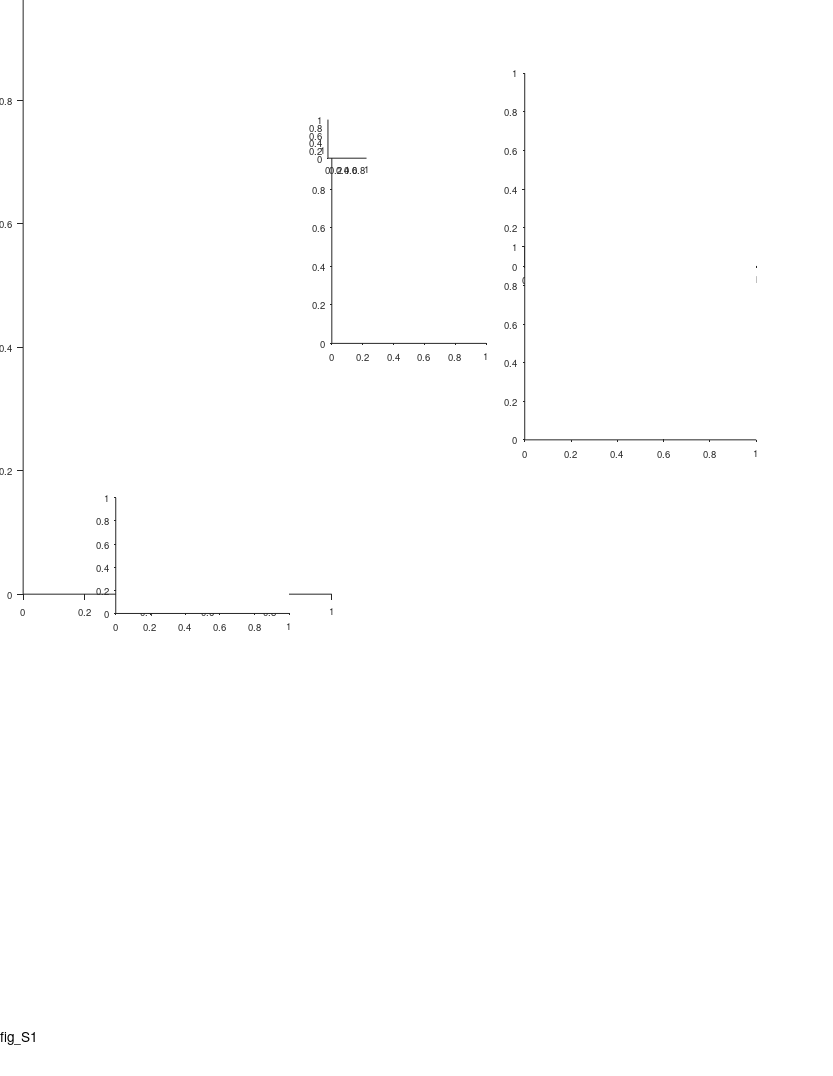

Source code (MATLAB): (Note: this script raises an error after producing the figure.)
%% Large Scale - fig. supp - functional anatomy

%%
clear 
clc

%% define output files
res_dir = 'L:\paper_figures';
mkdir(res_dir)
fig_name_str = 'fig_S1';
fig_caption_str = 'Functional anatomy';
log_name_str = [fig_name_str '_log_file' '.txt'];
log_name_str = strrep(log_name_str , ':', '-');
log_name_str = strrep(log_name_str , ' ', '_');
log_name_out = fullfile(res_dir, log_name_str);

%% open log file
diary off
diary(log_name_out)
diary on
disp('Log file');
disp(['created: ', datestr(clock)]);
disp('======================================================');
disp([fig_name_str ':' fig_caption_str]);
disp('======================================================');
disp('');

%% create figure
% =========================================================================
% figure_size_cm = [21.0 29.7]; % ~A4
figure_size_cm = [21.6 27.9]; % ~US letter
figure ;
% Some WYSIWYG options:
set(gcf,'DefaultAxesFontSize',7);
set(gcf,'DefaultAxesFontName','helvetica');
set(gcf,'DefaultAxesUnits','centimeters');
set(gcf,'PaperType','usletter')
% set(gcf,'PaperType','<custom>');
set(gcf,'PaperUnits','centimeters','PaperPosition',[0 0 figure_size_cm]);
set(gcf,'PaperOrientation','portrait');
set(gcf,'Units','centimeters','Position',get(gcf,'paperPosition')+[0 0 0 0]); % position on screen...
set(gcf, 'Renderer', 'painters');
set(groot, 'defaultAxesTickDir', 'out');
set(groot,  'defaultAxesTickDirMode', 'manual');
annotation('textbox', [0.5 1 0 0], 'String',fig_name_str, 'HorizontalAlignment','center','Interpreter','none', 'FitBoxToText','on');
pause(0.2); % workaround to solve matlab automatically changing the axes positions...

% create panels
panel_CDE_size = [4.5 3];
panel_A(1) = axes('position', [ 0.6 12.5 8 16]);
panel_B(1) = axes('position', [ 8.6 19 4 5]);
panel_B(2) = axes('position', [13.6 21 6 5]);
panel_B(3) = axes('position', [13.6 16.5 6 5]);
panel_C(1) = axes('position', [3 12   panel_CDE_size]);
% panel_C(2) = axes('position', [9 12   panel_CDE_size]);
% panel_D(1) = axes('position', [3  7.5 panel_CDE_size]);
% panel_D(2) = axes('position', [9  7.5 panel_CDE_size]);
% panel_E(1) = axes('position', [3  3   panel_CDE_size]);
% panel_E(2) = axes('position', [9  3   panel_CDE_size]);
panel_legend = axes('position', [8.5 23.8 1 1]);


%% bat ID-num map
bat_ID_num_map = containers.Map([34 79 148 2289 9861],...
                                 1:5);
                             
%% prepare 3D data for panel A
% load('L:\TTs_position\plot_3D_surf_CA1\atlas_coordinates_Tamir_Nov2019.mat')
load('L:\TTs_position\plot_3D_surf_CA1\atlas_coordinates_Tamir_Sep2020.mat')
load('L:\TTs_position\plot_3D_surf_CA1\CA1_3D_struct.mat')

X = CA1_3D_struct.x;
Y = CA1_3D_struct.y;
Z = CA1_3D_struct.z;

TT_x = [atlas_coordinates_Tamir(:).rel_AP_position]/1000; %mm
TT_y = [atlas_coordinates_Tamir(:).ML_position]/1000;
TT_z = -[atlas_coordinates_Tamir(:).DV_position]/1000;

TT_xyz = [TT_x' TT_y' TT_z'];
ALL_fitted_points = [X(:) Y(:) Z(:)];

TT_xyz_tensor = repmat(TT_xyz,1,1,length(ALL_fitted_points(:,1)));
TT_xyz_tensor = shiftdim(TT_xyz_tensor,1); %3xNxN_tt

fitted_tensor = repmat(ALL_fitted_points',1,1,length(TT_x)); %3xNxN_tt

%find closest point on fitted_tensor surface to each of the TTs positions:
norma_TT_to_curve_XY = shiftdim(sqrt(sum((fitted_tensor - TT_xyz_tensor).^2,1))); %NxN_tt
[~, ind] = min(norma_TT_to_curve_XY,[],1);
TT_z_new = ALL_fitted_points(ind,3)+0.050;%so the points will be above the surface

%% panel A - 3D plot of hippocampus CA1 region + TT tracks
axes(panel_A);
cla
hold on
text(0.15,0.955, 'A', 'Units','normalized','FontWeight','bold');

long_axis = linspace(100,0,size(X,1))';
s = surf(X,Y,Z, repmat(long_axis,1,size(X,2)));
% s = surf(X/1000,Y/1000,Z/1000); %DV colormap
set(gca, 'xtick',0:1:4,'ytick', 0:1:6, 'ztick',-10:1:-4);
s.FaceAlpha = 0.6;
s.EdgeColor = 'none';
light(gca,'position',[-0.5,-0.05,0.8],'style','infinite');
% s.FaceLighting = 'gouraud';
xlabel('AP (\mum)'); ylabel('ML (\mum)'); zlabel('DV (\mum)');
hold on;
axis equal
% TT tracks
% scatter3(TT_x, TT_y, TT_z_new, 10, 'k', 'filled');
plot3(repmat(TT_x,2,1), repmat(TT_y,2,1), [TT_z_new'; TT_z_new'+5], '-k', 'LineWidth',1);

grid on
grid off
axis off
view([-60 16])
ha = gca;
ha.XLim = [-0.5 4.5];
ha.YLim = [0.5 7.25];
ha.ZLim = [-11 -2];

% add x/y/z scale bar
scale_bar_center = [2,3,-7];
scale_bar_length = [-1 1];
line(scale_bar_center(1)+scale_bar_length,scale_bar_center(2)+[0 0],scale_bar_center(3)+[0 0],'Color','k','LineWidth',1.5);
line(scale_bar_center(1)+[0 0],scale_bar_center(2)+scale_bar_length,scale_bar_center(3)+[0 0],'Color','k','LineWidth',1.5);
line(scale_bar_center(1)+[0 0],scale_bar_center(2)+[0 0],scale_bar_center(3)+scale_bar_length,'Color','k','LineWidth',1.5);

text([0.7 3.5],[3 3.05],[-7 -7], {'A';'P'}, 'FontWeight','bold','FontSize',10,'HorizontalAlignment','center', 'VerticalAlignment','middle');
text([2 2],[1.7 4.25],[-7 -7], {'M';'L'}, 'FontWeight','bold','FontSize',10,'HorizontalAlignment','center', 'VerticalAlignment','middle');
text([2 2],[3 3],[-8.23 -5.7], {'V';'D'}, 'FontWeight','bold','FontSize',10,'HorizontalAlignment','center', 'VerticalAlignment','middle');

text(1,1.5,-5,    {'Septal';'pole'}, 'FontSize',8,'HorizontalAlignment','left');
text(1,2.3,-10.3, {'Temporal';'pole'}, 'FontSize',8,'HorizontalAlignment','left');
text(1,4,-1.4,       {'Recording';'locations'}, 'FontSize',8,'HorizontalAlignment','left');

% add colorbar
POSf = ds2nfu(panel_A(1), [0 0 0 0]);
POSf([1 2]) = POSf([1 2]) + [0.05 0.1];
POSf([3 4]) = [0.01 0.10];
% colorbar_ax_pos = [panel_A(1).Position(1:2)+[panel_A(1).Position(3) 1] 0.7 3];
c=colorbar('location','EastOutside', 'position', POSf);
c.Ticks = [0,100];
c.TickLabels = {'100 ','0'};
c.Label.String = 'Longitudinal axis (%)';
c.Label.FontSize = 8;

colormap cool


%% load population data
% =========================================================================
prm = PARAMS_GetAll();
cells_t = DS_get_cells_summary();
bats = [79,148,2289,9861];
cells_t(~ismember(cells_t.bat, bats ),:) = [];
cells = cellfun(@(c)(cell_load_data(c,'details')), cells_t.cell_ID, 'UniformOutput',0);
cells = [cells{:}];
cells = [cells.details];
cells(~contains({cells.brain_area}, 'CA1')) = [];
cells(~ismember([cells.ClusterQuality], [2])) = [];
cells = cellfun(@(c)(cell_load_data(c,'details','meanFR')), {cells.cell_ID}, 'UniformOutput',0);
cells = [cells{:}];
cells_details = [cells.details];
cells_ID = {cells_details.cell_ID};
meanFR = [cells.meanFR];
cells_ID([meanFR.all]>prm.inclusion.interneuron_FR_thr)=[];
clear cells stats cells_details cells_t
cells = cellfun(@(c)(cell_load_data(c,'details','stats','meanFR','stats','inclusion','signif','fields','FR_map')), cells_ID, 'UniformOutput',0);
cells = [cells{:}];
whos cells

% load('L:\TTs_position\atlas_coordinates_Tamir_sep2019.mat');
% load('L:\TTs_position\Prox2dist_curve.mat');
% load('L:\TTs_position\atlas_coordinates_Tamir_Nov2019.mat');
load('L:\TTs_position\atlas_coordinates_Tamir_Sep2020.mat');
atlas_coordinates = struct2table(atlas_coordinates_Tamir);

%% get population stats
pop_stats = cat(1,cells.stats);
pop_stats_dir = cat(1,pop_stats.dir);
pop_signif = cat(1,cells.signif);
pop_signif_TF = arrayfun(@(x)(x.TF), pop_signif);
signif_both_dir_IX = all(pop_signif_TF,2);
signif_at_least_one_dir_IX = any(pop_signif_TF,2);
pop_details = cat(1,cells.details);
pop_bat_number = [pop_details.bat];
color_by_bat = 1;
if color_by_bat 
    pop_bat_color = arrayfun(@(x)(prm.graphics.colors.bats(x)),pop_bat_number,'UniformOutput',0);
else
    pop_bat_color = arrayfun(@(x)([0 0 0]),pop_bat_number,'UniformOutput',0);
end

%% panel B - plot TT positions (only with signif cells!)
axes(panel_B(1));
cla
hold on
text(-0.25,1.24, 'B', 'Units','normalized','FontWeight','bold');

axis ij
axis xy

cells_signif = pop_details(signif_at_least_one_dir_IX);
cells_signif_color = {pop_bat_color{signif_at_least_one_dir_IX}};
[C,IA,IC] = unique({cells_signif.TT_ID});
TT_pos_PD = cat(1,cells_signif(IA).TT_pos_proximodistal_prc);
TT_pos_Long = cat(1,cells_signif(IA).TT_pos_longitudinal_prc);
TT_pos_color = cat(1,cells_signif_color{IA});
scatter(TT_pos_PD*100, TT_pos_Long*100, 5, TT_pos_color);

xlim([0 100])
ylim([15 22]);
xlabel('Proximo-distal axis (%)');
ylabel('Longitudinal axis (%)');

%% draw lines from points to histology slides
slide_examples_TT = {
'bat_0148_TT1';
'bat_9861_TT3';
};
slide_examples_TT_pos = [];
for ii_TT = 1:length(slide_examples_TT)
    TT_IX = find(contains({atlas_coordinates_Tamir.name}, slide_examples_TT{ii_TT}));
    TT_pos_details = atlas_coordinates_Tamir(TT_IX);
    slide_examples_TT_pos(ii_TT,:) = [TT_pos_details.proximo_distal_TT_precentage TT_pos_details.longitudinal_TT_precentage];
end
slide_examples_TT_pos = slide_examples_TT_pos .* 100; % change to percentage

xa = slide_examples_TT_pos(:,1);
ya = slide_examples_TT_pos(:,2);
axes(panel_B(1));
[xaf,yaf] = ds2nfu(xa,ya);
xaf = xaf + 0.003;
yaf = yaf + [1; -1].*0.0015;
% annotation('line', xaf, yaf)
% plot(xa,ya)
annotation('line', [xaf(1) 0.64], [yaf(1) 0.90]);
annotation('line', [xaf(2) 0.64], [yaf(2) 0.74]);

%% legend panel
axes(panel_legend);
cla
hold on
prm = PARAMS_GetAll();
bats_colors = prm.graphics.colors.bats;
for ii_bat = 1:length(bats)
    bat_num = bats(ii_bat);
    c = bats_colors(bat_num);
    scatter(1,ii_bat,9,c);
    text(1+0.25, ii_bat, sprintf('Bat %d',bat_ID_num_map(bat_num)), 'FontSize',7,'HorizontalAlignment','Left');
end
xlim([0 1]);
ylim([1 length(bats)]);
hax=gca;
hax.YDir = 'reverse';
set(gca,'Visible','off');


%% histology slice example
axes(panel_B(2));
cla
hold on
histology_slice_example_file = 'L:\resources\Histology\processed\Tamir_bat148_Sec16a_X4_after_WB.tif';
image = imread(histology_slice_example_file);
imshow(image);
% add arrow to indicate the track/lesion
harr = annotation('arrow', [0 1],[0 1]);
hax = gca;
harr.Parent = hax;
harr.X = 870 + [0 6];
harr.Y = 350 + [9 0];
harr.LineStyle = 'none';
harr.HeadLength = 7;
harr.HeadWidth = 7;
harr.Color = [1 0 0];
xlim([324 1795]);
ylim([ 67 1116]);
hax.DataAspectRatio(:) = 1;
% add CA1 border lines
plot([1588 1484],[347 539], 'k-', 'LineWidth',0.7); % border correction by nachum
% plot([686 763],[480 550], 'k-', 'LineWidth',0.7);
plot([590 760],[525 570], 'k-', 'LineWidth',0.7); % border correction by nachum
text(1000,222,'CA1','FontSize',8,'FontWeight','bold')
% add scale bar
scale_bar_mm = 1;
pixel2mm = 2.325e-3;
scale_bar_pixels = scale_bar_mm / pixel2mm ;
xa = hax.XLim(1) + [0 scale_bar_pixels];
ya = hax.YLim([1 1]);
[xaf,yaf] = ds2nfu(xa,ya);
% yaf = yaf + 0.016;
hl=annotation('line',xaf,yaf);
hl.LineWidth = 2;
hl.Color = 'k';
% h=annotation('textbox',[xaf(2)+0.001 yaf(1) 0 0], 'String',sprintf('%dmm',scale_bar_mm), 'FitBoxToText','on', 'LineStyle','none');
text(550, 1193, sprintf('%dmm',scale_bar_mm), 'HorizontalAlignment','center', 'VerticalAlignment','middle','FontSize',8);

axes(panel_B(3));
cla
hold on
histology_slice_example_file = 'L:\resources\Histology\processed\Tamir_bat9861_Sec15a_X4_after_WB.tif';
image = imread(histology_slice_example_file);
imshow(image);
% add arrow to indicate the track/lesion
harr = annotation('arrow', [0 1],[0 1]);
hax = gca;
harr.Parent = hax;
harr.X = 920 + [0 11];
harr.Y = 260 + [9 0];
harr.LineStyle = 'none';
harr.HeadLength = 7;
harr.HeadWidth = 7;
harr.Color = [1 0 0];
xlim([80 1934])
ylim([30 1188])
hax.DataAspectRatio(:) = 1;
% add CA1 border lines
% plot([1640 1543],[234 430], 'k-', 'LineWidth',0.7);
plot([1635 1505],[192 437], 'k-', 'LineWidth',0.7); % border correction by nachum
% plot([476 557],[457 580], 'k-', 'LineWidth',0.7);
% plot([370 525],[535 592], 'k-', 'LineWidth',0.7); % border correction by nachum
plot([336 550],[524 602], 'k-', 'LineWidth',0.7); % border correction by nachum - another correction
text(1000,130,'CA1','FontSize',8,'FontWeight','bold')
% add scale bar
scale_bar_mm = 1;
pixel2mm = 2.325e-3;
scale_bar_pixels = scale_bar_mm / pixel2mm ;
xa = hax.XLim(1) + [0 scale_bar_pixels];
ya = hax.YLim([1 1]);
[xaf,yaf] = ds2nfu(xa,ya);
% yaf = yaf + 0.025;
hl=annotation('line',xaf,yaf);
hl.LineWidth = 2;
hl.Color = 'k';
% annotation('textbox',[xaf(2)+0.001 yaf(1) 0.1 0.1], 'String',sprintf('%dmm',scale_bar_mm), 'FitBoxToText','on', 'LineStyle','none');
text(300, 1290, sprintf('%dmm',scale_bar_mm), 'HorizontalAlignment','center', 'VerticalAlignment','middle','FontSize',8);

%%
TT_pos_labels = {'Proximo-distal axis (%)';'Longitudinal axis (%)'};
TT_pos_limits = [0 100; 10 20];
scatter_jitter_std = [1 0.10];
%%
ii_pos_TT_opt=1;
axes(panel_C(ii_pos_TT_opt));
cla('reset')
hold on
text(-0.3,1.1, 'C', 'Units','normalized','FontWeight','bold');
cells_signif = pop_details(signif_at_least_one_dir_IX);
cells_signif_color = {pop_bat_color{signif_at_least_one_dir_IX}};
stats_signif = [pop_stats(signif_at_least_one_dir_IX).all];
x = cat(1,cells_signif.TT_pos_prc) .* 100;
y = [stats_signif.field_ratio_LS];
TT_pos_color = cat(1,cells_signif_color{:});
rng(0);
h=scatter(x(:,ii_pos_TT_opt)+scatter_jitter_std(ii_pos_TT_opt)*randn(size(x,1),1), y, 5, 'k');

[r,pval_r]     = corr(x(:,ii_pos_TT_opt),y','rows','pairwise','type','Pearson');
[rho,pval_rho] = corr(x(:,ii_pos_TT_opt),y','rows','pairwise','type','Spearman');
% text(0.05,0.95, {sprintf('r = %.2f',r);sprintf('P = %.2f',pval_r)}, ...
%     'Units','normalized','HorizontalAlignment','left','VerticalAlignment','top','FontSize',7);
text(0.05,0.95, {sprintf('%s = %.2f','\rho',rho);sprintf('P = %.2f',pval_rho)}, ...
    'Units','normalized','HorizontalAlignment','left','VerticalAlignment','top','FontSize',7);

hax=gca;
hax.YScale = 'log';
hax.YTick = [1 2 3 5 10 15 20];
xlim(TT_pos_limits(ii_pos_TT_opt,:))
% ylim([0 15]);
xlabel(TT_pos_labels{ii_pos_TT_opt});
ylabel({'Field size ratio';'largest/smallest'},'Units','normalized','Position',[-0.1 0.5]);


%%
if 0
    
%% panels BCD labels
TT_pos_labels = {'Proximo-distal (%)';'Longitudinal (%)'};
TT_pos_limits = [0 100; 10 20];
scatter_jitter_std = [1 0.10];

%% panel C - plot L/S ratio vs. TT positions (proximo-distal or Longitudinal)
for ii_pos_TT_opt = 1:2
    axes(panel_C(ii_pos_TT_opt));
    cla
    hold on

    cells_signif = pop_details(signif_at_least_one_dir_IX);
    cells_signif_color = {pop_bat_color{signif_at_least_one_dir_IX}};
    stats_signif = [pop_stats(signif_at_least_one_dir_IX).all];
    x = cat(1,cells_signif.TT_pos_prc) .* 100;
    y = [stats_signif.field_ratio_LS];
    TT_pos_color = cat(1,cells_signif_color{:});
    rng(0);
    h=scatter(x(:,ii_pos_TT_opt)+scatter_jitter_std(ii_pos_TT_opt)*randn(size(x,1),1), y, 5, TT_pos_color);
    % h.Marker = 'x';
    % h.SizeData = 20;
    
    [r,pval_r]     = corr(x(:,ii_pos_TT_opt),y','rows','pairwise','type','Pearson');
    [rho,pval_rho] = corr(x(:,ii_pos_TT_opt),y','rows','pairwise','type','Spearman');
    text(0.05,0.95, {sprintf('r = %.2f',r);sprintf('P = %.2f',pval_r)}, ...
        'Units','normalized','HorizontalAlignment','left','VerticalAlignment','top','FontSize',7);
%     text(1,0.8, {sprintf('%s=%.2f','\rho',rho);sprintf('P=%.2f',pval_rho)}, ...
%         'Units','normalized','HorizontalAlignment','right','VerticalAlignment','top','FontSize',7);
    
    xlim(TT_pos_limits(ii_pos_TT_opt,:))
    ylim([0 15]);
    xlabel(TT_pos_labels{ii_pos_TT_opt});
    ylabel({'Field size ratio';'largest/smallest'},'Units','normalized','Position',[-0.1 0.5]);
end
axes(panel_C(1));
text(-0.25,1.1, 'C', 'Units','normalized','FontWeight','bold');

%% panel D - plot mean Field size vs. TT positions (proximo-distal or Longitudinal)
for ii_pos_TT_opt = 1:2
    axes(panel_D(ii_pos_TT_opt));
    cla
    hold on

    cells_signif = pop_details(signif_at_least_one_dir_IX);
    cells_signif_color = {pop_bat_color{signif_at_least_one_dir_IX}};
    stats_signif = [pop_stats(signif_at_least_one_dir_IX).all];
    x = cat(1,cells_signif.TT_pos_prc) .* 100;
    y = [stats_signif.field_size_mean];
    TT_pos_color = cat(1,cells_signif_color{:});
    rng(0);
    h=scatter(x(:,ii_pos_TT_opt)+scatter_jitter_std(ii_pos_TT_opt)*randn(size(x,1),1), y, 5, TT_pos_color);
    % h.Marker = 'x';
    % h.SizeData = 20;

    [r,pval_r]     = corr(x(:,ii_pos_TT_opt),y','rows','pairwise','type','Pearson');
    [rho,pval_rho] = corr(x(:,ii_pos_TT_opt),y','rows','pairwise','type','Spearman');
    text(0.05,1, {sprintf('r = %.2f',r);sprintf('P = %.2f',pval_r)}, ...
        'Units','normalized','HorizontalAlignment','left','VerticalAlignment','top','FontSize',7);
%     text(1,0.8, {sprintf('%s=%.2f','\rho',rho);sprintf('P=%.2f',pval_rho)}, ...
%         'Units','normalized','HorizontalAlignment','right','VerticalAlignment','top','FontSize',7);
    
    xlim(TT_pos_limits(ii_pos_TT_opt,:))
    ylim([0 20]);
    xlabel(TT_pos_labels{ii_pos_TT_opt});
    ylabel('Average field size (m)','Units','normalized','Position',[-0.1 0.5]);
end
axes(panel_D(1));
text(-0.25,1.1, 'D', 'Units','normalized','FontWeight','bold');


%% panel E - plot number of fields vs. TT positions (proximo-distal or Longitudinal)
for ii_pos_TT_opt = 1:2
    axes(panel_E(ii_pos_TT_opt));
    cla
    hold on

    cells_signif = pop_details(signif_at_least_one_dir_IX);
    cells_signif_color = {pop_bat_color{signif_at_least_one_dir_IX}};
    stats_signif = [pop_stats(signif_at_least_one_dir_IX).all];
    x = cat(1,cells_signif.TT_pos_prc) .* 100;
    y = [stats_signif.field_num];
    TT_pos_color = cat(1,cells_signif_color{:});
    rng(0);
    h=scatter(x(:,ii_pos_TT_opt)+scatter_jitter_std(ii_pos_TT_opt)*randn(size(x,1),1), y, 5, TT_pos_color);
    % h.Marker = 'x';
    % h.SizeData = 20;

    [r,pval_r]     = corr(x(:,ii_pos_TT_opt),y','rows','pairwise','type','Pearson');
    [rho,pval_rho] = corr(x(:,ii_pos_TT_opt),y','rows','pairwise','type','Spearman');
    text(0.05,1, {sprintf('r = %.2f',r);sprintf('P = %.2f',pval_r)}, ...
        'Units','normalized','HorizontalAlignment','left','VerticalAlignment','top','FontSize',7);
%     text(1,0.8, {sprintf('%s=%.2f','\rho',rho);sprintf('P=%.2f',pval_rho)}, ...
%         'Units','normalized','HorizontalAlignment','right','VerticalAlignment','top','FontSize',7);
    
    xlim(TT_pos_limits(ii_pos_TT_opt,:))
    ylim([0 40]);
    xlabel(TT_pos_labels{ii_pos_TT_opt});
    ylabel('No. of fields','Units','normalized','Position',[-0.1 0.5]);
end
axes(panel_E(1));
text(-0.25,1.1, 'E', 'Units','normalized','FontWeight','bold');

end
%%






%%


%% print/save the figure
fig_name_out = fullfile(res_dir, fig_name_str);
print(gcf, fig_name_out, '-dpdf', '-cmyk', '-painters');
% print(gcf, fig_name_out, '-dtiff', '-cmyk', '-painters');
% saveas(gcf , fig_name_out, 'fig');
disp('figure was successfully saved to pdf/tiff/fig formats');


